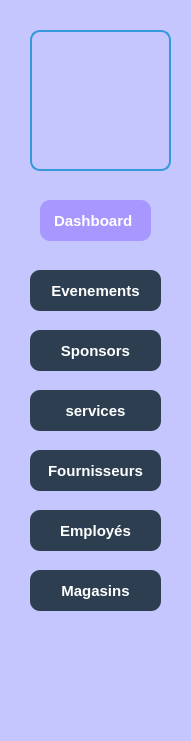
   <widget class="QFrame" name="frame">
    <property name="geometry">
     <rect>
      <x>10</x>
      <y>10</y>
      <width>191</width>
      <height>741</height>
     </rect>
    </property>
    <property name="styleSheet">
     <string notr="true">background-color: rgb(198, 198, 255);
border-radius : 20px</string>
    </property>
    <property name="frameShape">
     <enum>QFrame::Shape::StyledPanel</enum>
    </property>
    <property name="frameShadow">
     <enum>QFrame::Shadow::Raised</enum>
    </property>
    <widget class="QLabel" name="label_5">
     <property name="geometry">
      <rect>
       <x>30</x>
       <y>30</y>
       <width>141</width>
       <height>141</height>
      </rect>
     </property>
     <property name="styleSheet">
      <string notr="true">
QLabel {
    background-color: transparent; /* Makes background transparent */
    border: 2px solid #3498db; /* Adds a blue border */
    border-radius: 10px; /* Rounds the corners */
    padding: 2px; /* Adds space inside the label */image : url(:/imgs/logo.png)
}


</string>
     </property>
     <property name="text">
      <string/>
     </property>
    </widget>
    <widget class="QLabel" name="label_9">
     <property name="geometry">
      <rect>
       <x>40</x>
       <y>200</y>
       <width>111</width>
       <height>41</height>
      </rect>
     </property>
     <property name="styleSheet">
      <string notr="true">QLabel {
    color: white;
    background-color: rgb(168, 151, 255); /* Dark blue */
    font-size: 15px;
    font-weight: bold;
    padding: 10px;
    border-radius: 10px;
    text-align: center;
    text-shadow: 2px 2px 5px rgba(0, 0, 0, 0.5); /* Adds a shadow effect */
}

</string>
     </property>
     <property name="text">
      <string>Dashboard</string>
     </property>
    </widget>
    <widget class="QPushButton" name="evenement">
     <property name="geometry">
      <rect>
       <x>30</x>
       <y>270</y>
       <width>131</width>
       <height>41</height>
      </rect>
     </property>
     <property name="styleSheet">
      <string notr="true">QPushButton {
    color: white;
    background-color: #2c3e50; /* Dark blue */
    font-size: 15px;
    font-weight: bold;
    padding: 10px;
    border-radius: 10px;
    text-align: center;
    text-shadow: 2px 2px 5px rgba(0, 0, 0, 0.5); /* Adds a shadow effect */
}
QPushButton:hover {
background-color: qlineargradient(spread:pad, x1:0, y1:0, x2:0, y2:1, stop:0 rgba(117, 201, 187, 200), stop:1 rgba(35,10,152, 200));
}
</string>
     </property>
     <property name="text">
      <string>Evenements</string>
     </property>
    </widget>
    <widget class="QPushButton" name="sponsors">
     <property name="geometry">
      <rect>
       <x>30</x>
       <y>330</y>
       <width>131</width>
       <height>41</height>
      </rect>
     </property>
     <property name="styleSheet">
      <string notr="true">QPushButton {
    color: white;
    background-color: #2c3e50; /* Dark blue */
    font-size: 15px;
    font-weight: bold;
    padding: 10px;
    border-radius: 10px;
    text-align: center;
    text-shadow: 2px 2px 5px rgba(0, 0, 0, 0.5); /* Adds a shadow effect */
}
QPushButton:hover {
background-color: qlineargradient(spread:pad, x1:0, y1:0, x2:0, y2:1, stop:0 rgba(117, 201, 187, 200), stop:1 rgba(35,10,152, 200));
}

</string>
     </property>
     <property name="text">
      <string>Sponsors</string>
     </property>
    </widget>
    <widget class="QPushButton" name="services">
     <property name="geometry">
      <rect>
       <x>30</x>
       <y>390</y>
       <width>131</width>
       <height>41</height>
      </rect>
     </property>
     <property name="styleSheet">
      <string notr="true">QPushButton {
    color: white;
    background-color: #2c3e50; /* Dark blue */
    font-size: 15px;
    font-weight: bold;
    padding: 10px;
    border-radius: 10px;
    text-align: center;
    text-shadow: 2px 2px 5px rgba(0, 0, 0, 0.5); /* Adds a shadow effect */
}
QPushButton:hover {
background-color: qlineargradient(spread:pad, x1:0, y1:0, x2:0, y2:1, stop:0 rgba(117, 201, 187, 200), stop:1 rgba(35,10,152, 200));
}

</string>
     </property>
     <property name="text">
      <string>services</string>
     </property>
    </widget>
    <widget class="QPushButton" name="fournisseurs">
     <property name="geometry">
      <rect>
       <x>30</x>
       <y>450</y>
       <width>131</width>
       <height>41</height>
      </rect>
     </property>
     <property name="styleSheet">
      <string notr="true">QPushButton {
    color: white;
    background-color: #2c3e50; /* Dark blue */
    font-size: 15px;
    font-weight: bold;
    padding: 10px;
    border-radius: 10px;
    text-align: center;
    text-shadow: 2px 2px 5px rgba(0, 0, 0, 0.5); /* Adds a shadow effect */
}
QPushButton:hover {
background-color: qlineargradient(spread:pad, x1:0, y1:0, x2:0, y2:1, stop:0 rgba(117, 201, 187, 200), stop:1 rgba(35,10,152, 200));
}

</string>
     </property>
     <property name="text">
      <string>Fournisseurs</string>
     </property>
    </widget>
    <widget class="QPushButton" name="employes">
     <property name="geometry">
      <rect>
       <x>30</x>
       <y>510</y>
       <width>131</width>
       <height>41</height>
      </rect>
     </property>
     <property name="styleSheet">
      <string notr="true">QPushButton {
    color: white;
    background-color: #2c3e50; /* Dark blue */
    font-size: 15px;
    font-weight: bold;
    padding: 10px;
    border-radius: 10px;
    text-align: center;
    text-shadow: 2px 2px 5px rgba(0, 0, 0, 0.5); /* Adds a shadow effect */
}
QPushButton:hover {
background-color: qlineargradient(spread:pad, x1:0, y1:0, x2:0, y2:1, stop:0 rgba(117, 201, 187, 200), stop:1 rgba(35,10,152, 200));
}

</string>
     </property>
     <property name="text">
      <string>Employés</string>
     </property>
    </widget>
    <widget class="QPushButton" name="magasins">
     <property name="geometry">
      <rect>
       <x>30</x>
       <y>570</y>
       <width>131</width>
       <height>41</height>
      </rect>
     </property>
     <property name="styleSheet">
      <string notr="true">QPushButton {
    color: white;
    background-color: #2c3e50; /* Dark blue */
    font-size: 15px;
    font-weight: bold;
    padding: 10px;
    border-radius: 10px;
    text-align: center;
    text-shadow: 2px 2px 5px rgba(0, 0, 0, 0.5); /* Adds a shadow effect */
}
QPushButton:hover {
background-color: qlineargradient(spread:pad, x1:0, y1:0, x2:0, y2:1, stop:0 rgba(117, 201, 187, 200), stop:1 rgba(35,10,152, 200));
}

</string>
     </property>
     <property name="text">
      <string>Magasins</string>
     </property>
    </widget>
   </widget>
